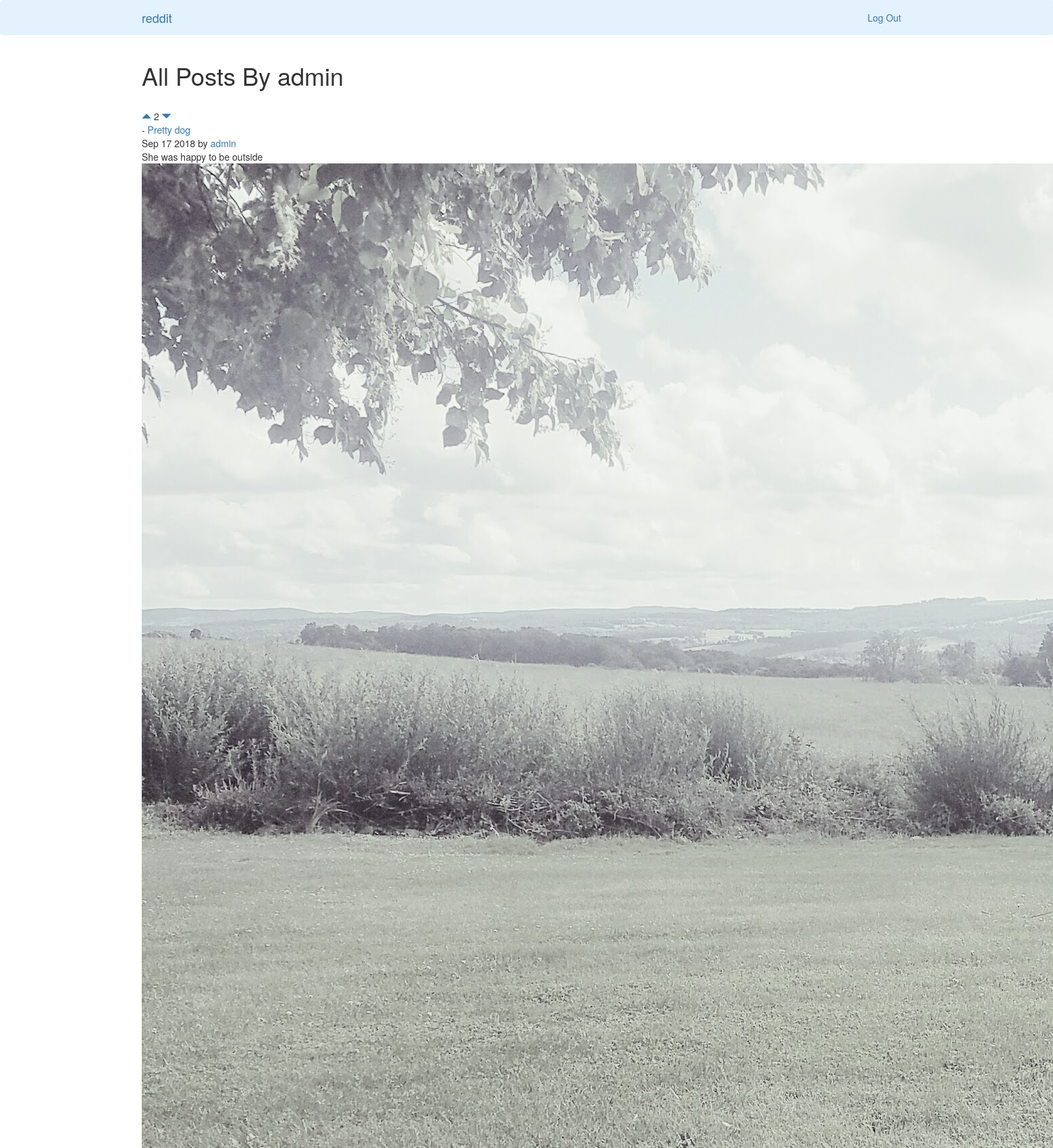
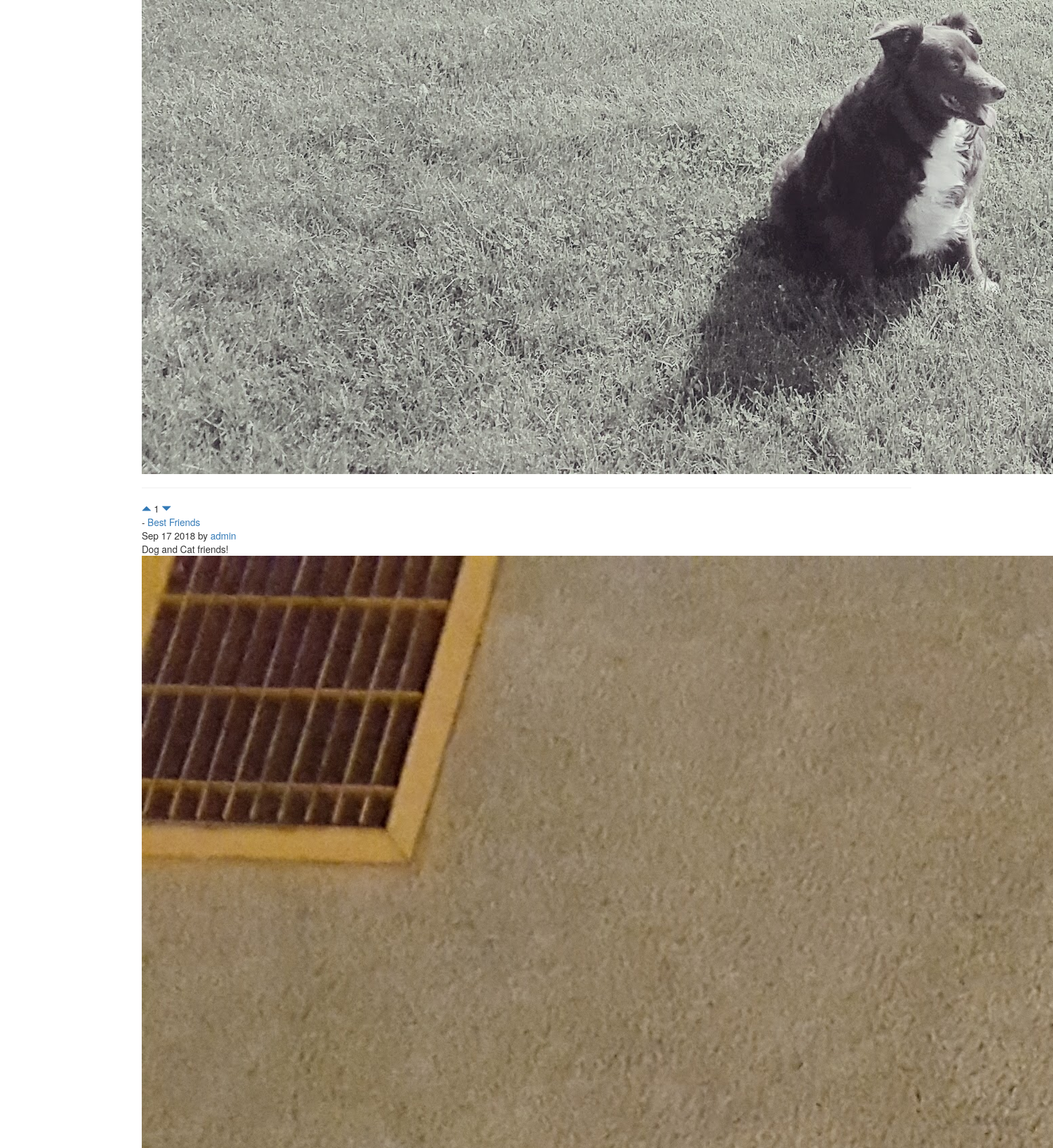
The app's page /posts/user/1 (upper part) with its own data (2 pictures, top to bottom).
### posts/models.py (models this page shows)
class Post(models.Model):
    title = models.CharField(max_length=200, default='')
    site_url = models.TextField(default='')
    content = models.TextField(default="")
    created_at = models.DateTimeField(blank=True, null=True)
    user = models.ForeignKey(User, on_delete = models.CASCADE)
    votes_total = models.IntegerField(default=1)
    image = models.FileField(upload_to='images', blank=True)
    def created_at_formatted(self):
        return self.created_at.strftime('%b %e %Y')

### posts/views.py (the view)
# urls.py: url(r'^user/(?P<fk>[0-9]+)', views.userposts, name='userposts'),
def userposts(request, fk):
    posts = Post.objects.filter(user__id=fk).order_by('-votes_total')
    user = User.objects.get(pk=fk)
    return render(request,'posts/userposts.html', {'posts':posts,'user':user})

### posts/templates/posts/userposts.html (shortened to what this page needs)
{% extends 'base.html' %}
{% block content %}
<h1>All Posts By {{ user.username }} </h1>
<br />
{% for post in posts.all %}
<a href="#" onClick="document.getElementById('upvote{{ post.id }}').submit()"><span class="glyphicon glyphicon-triangle-top" aria-hidden="true"></span></a>
{{ post.votes_total }}
<a href="#" onClick="document.getElementById('downvote{{ post.id }}').submit()"><span class="glyphicon glyphicon-triangle-bottom" aria-hidden="true"></span></a>
  - <a href="{{ post.site_url }}"> {{ post.title }} </a>
<br />
{{ post.created_at_formatted }} by <a href="{% url 'posts:userposts' post.user.id %}">{{ post.user.username }}</a>
<br />
{{ post.content }}
<br />
<img src="{{ post.image.url }}" />
<br />
<hr>
{% endfor %}
{% endblock %}

### records on screen
Post: votes_total "2", title "Pretty dog", created_at_formatted "Sep 17 2018", user.username "admin", content "She was happy to be outside", image (picture)
Post: votes_total "1", title "Best Friends", created_at_formatted "Sep 17 2018", user.username "admin", content "Dog and Cat friends!", image (picture)

### other values on screen
{{ user.username }} "admin"
